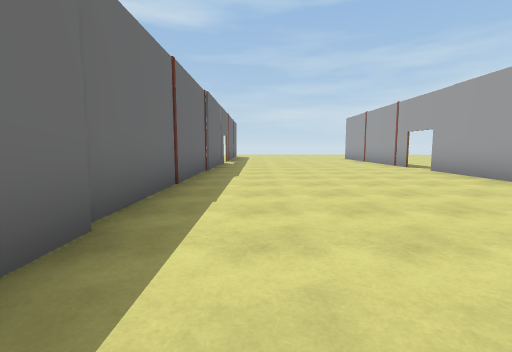
view 1 (above)

24 first-person views from a walk through a 3-D level made in the Unity game engine. The camera is 1.3 m above the floor, tilts 6° down and sees 85° across. Doors are open. The floor is counted in squares, 2 m on a side. Each view is taken from the middle of a square. On the plan, view 1 faces up. The plan holds only what a view shows up to about 9 squares ahead; the rest is blank. The place goes on beyond the plan. Some surface patterns are stand-ins.

view 2
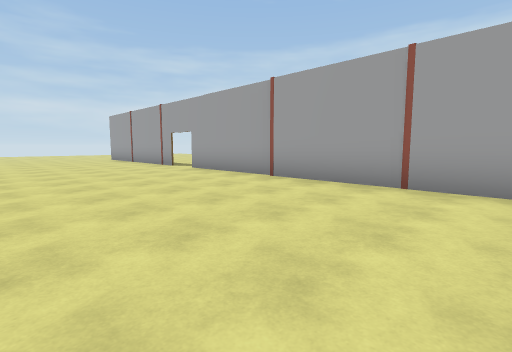

view 3
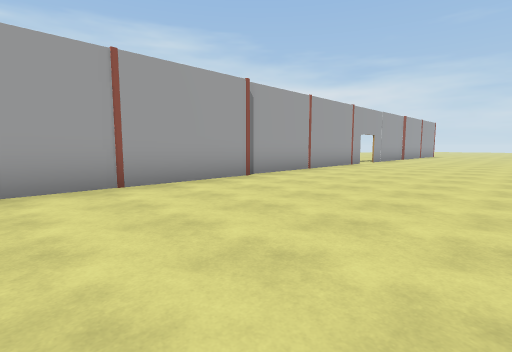

view 4
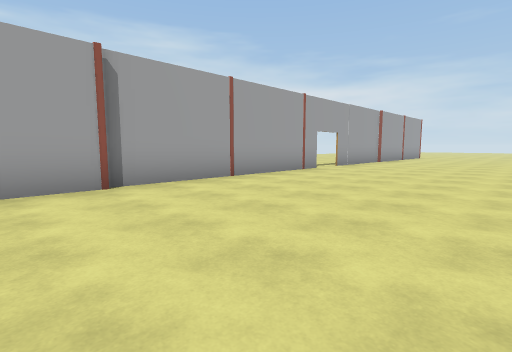

view 5
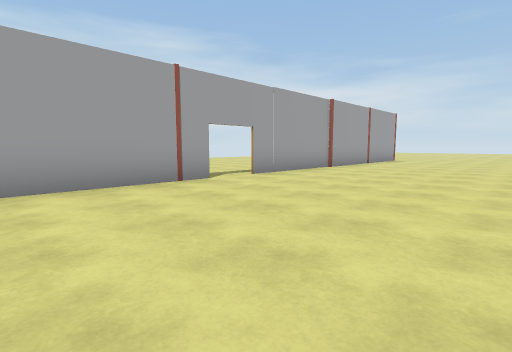

view 6
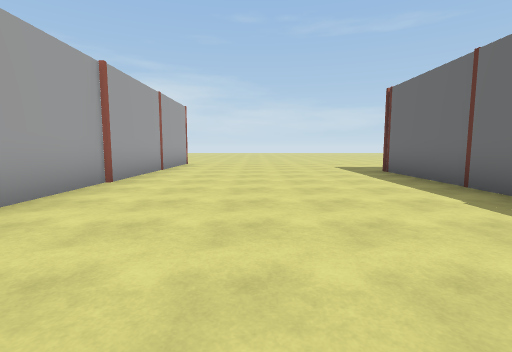

view 7
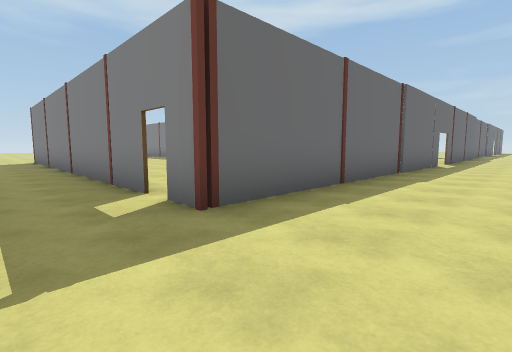

view 8
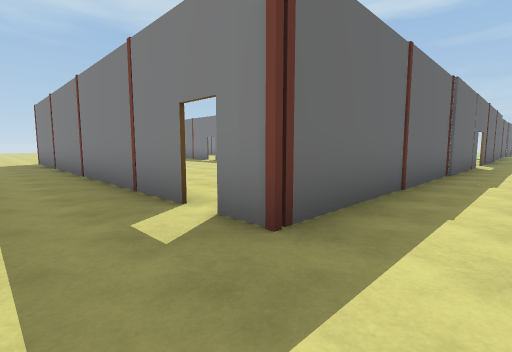

view 9
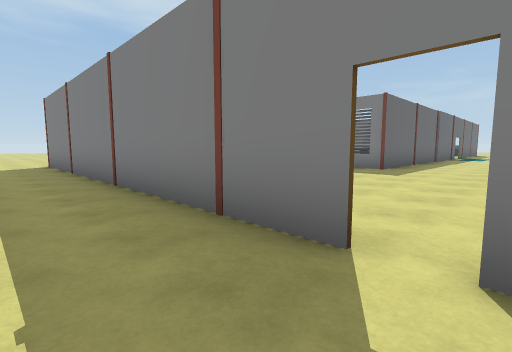

view 10
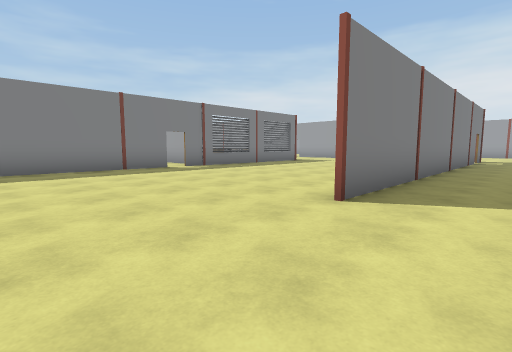

view 11
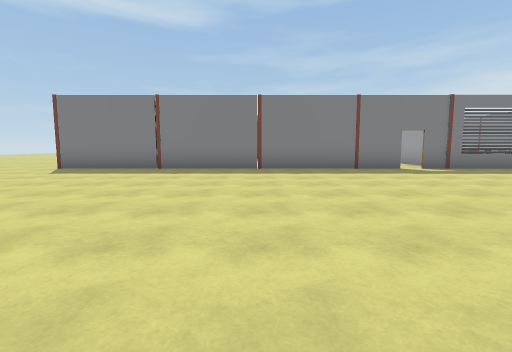

view 12
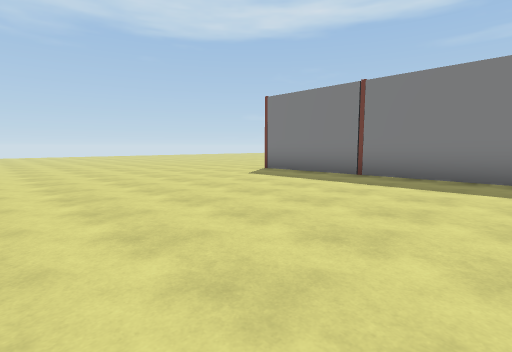

view 13
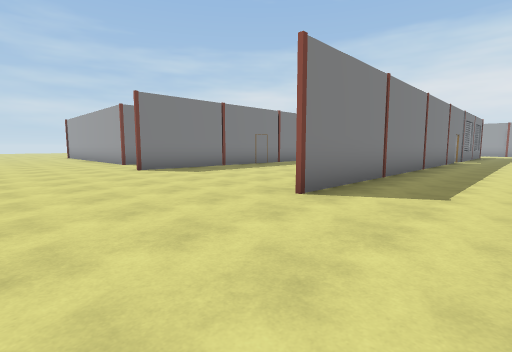

view 14
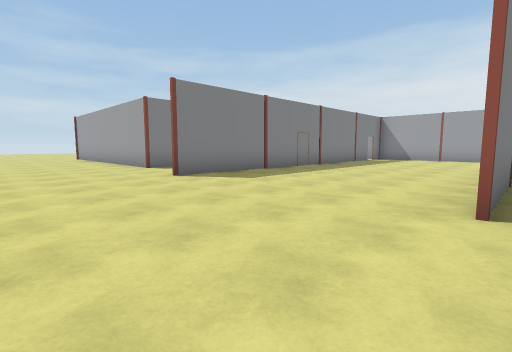

view 15
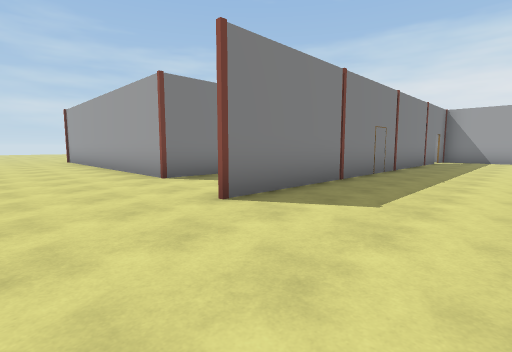

view 16
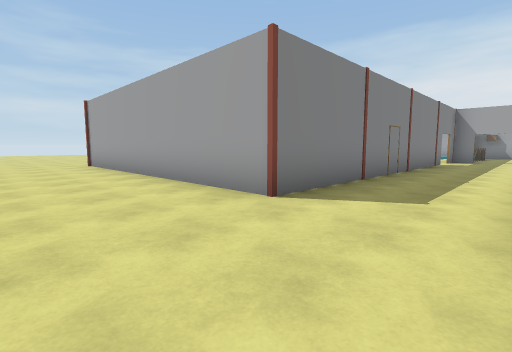

view 17
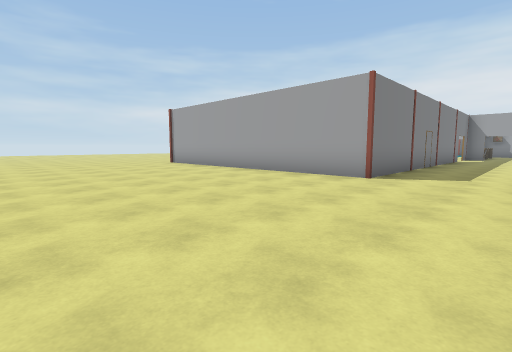

view 18
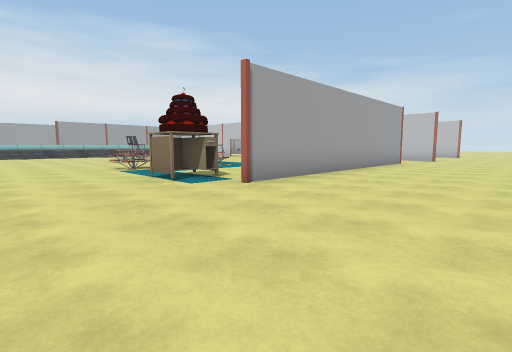

view 19
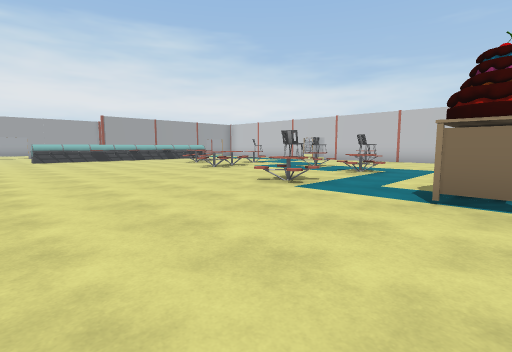

view 20
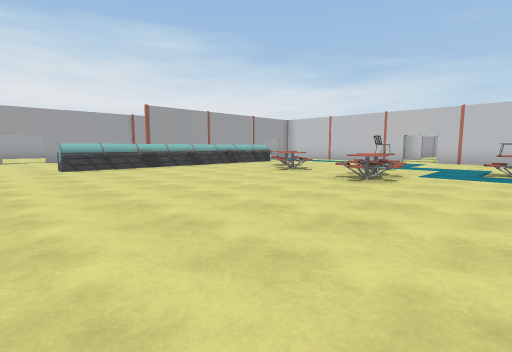

view 21
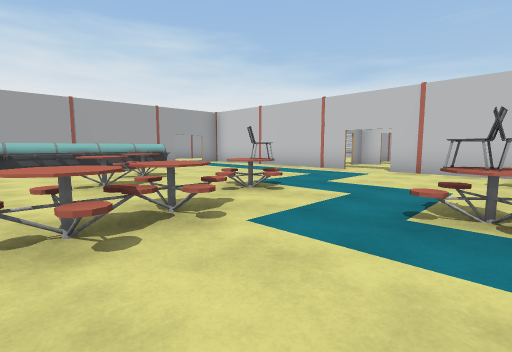

view 22
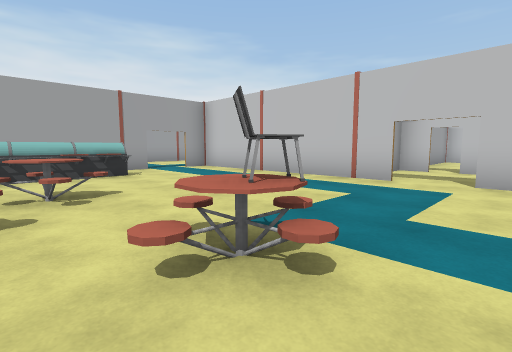

view 23
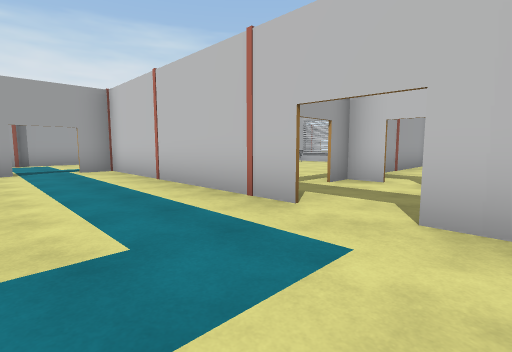

view 24
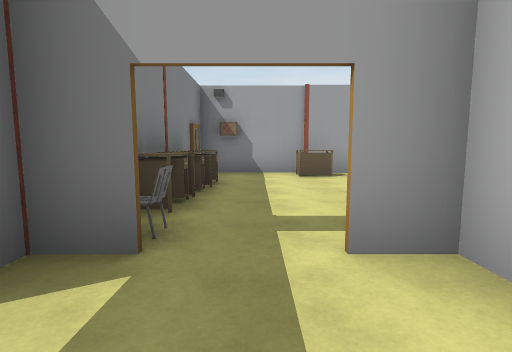

### Floor plan
Points are (right, up) in squares from view 1. A wall is a line through its corners. A room is listed if a view was taken in it or the views show most of it. See-through windows are left out.
Room 1 (views 1, 2, 3, 4, 5, 6, 7, 8, 9)
walls: (-1.4, -5.2) (-1.4, -14.4) (-2.2, -14.4); (4.8, -7.5) (4.8, 7.6); (-2.8, -14.4) (-13, -14.4); (-1.4, 9) (-1.4, 1.2); (4.8, -16.1) (4.8, -8.6)
ways out: opening at (-12.5, -15.5) to room 2; opening at (-1, -4.5) to room 2; gap at (-3, -14) to room 2; opening at (5, -8); opening at (5, 8)
Room 2 (views 10, 11, 12, 13, 14, 15, 16, 17, 18, 19, 20, 21, 22, 23, 24)
walls: (-14.8, 0.4) (-12.2, 0.4); (-13.9, -2.3) (-21.9, -2.3); (-13.6, 0.4) (-21.3, 0.4) (-21.3, 8.6); (-12.1, -2.2) (-11.6, -2.2); (-11.1, -2.2) (-10.4, -2.2); (-11.1, 0.4) (-10.5, 0.4); (-11.6, -7.7) (-21.9, -7.7); (-10.4, -7.9) (-10.4, -4.2); (-6.6, 0.4) (-5, 0.4) (-6.6, 0.4); (-8.4, -7.7) (-11.1, -7.7); (-5, -3.4) (-5, 1.2); (-5, 2.4) (-5, 7.6); (-5.1, -6.2) (-5.1, -7.7) (-6, -7.7); (-1.5, 1.8) (-1.5, 2.2)
ways out: opening at (-12.5, -15.5) to room 1; opening at (-1, -4.5) to room 1; gap at (-3, -14) to room 1; open door at (-22.5, -2); open door at (-22.5, 0); open door at (-11.5, -2); open door at (-11.5, 0); open door at (-10, -1); open door at (-5, 2); gap at (-11.5, -8)
objects: other object (-20, 8) to (-19, 9); other object (-17, 6); other object (-17, 9); chair (-15, 5); table (-13, 7) to (-12, 8); chair (-12, 5); table (-12, 6); chair (-10, 0); table (-10, 6) to (-10, 7); table (-9, 0); table (-9, 5) to (-9, 6); table (-8, 0); table (-7, 0); table (-6, -2); other object (-6, 4); other object (-6, 5); other object (-6, 6); other object (-6, 7); other object (-6, 8); other object (-6, 9); other object (-6, 10); other object (-6, 11)

Positions as (right, up) in squares from view 1, and headings:
1: (0, 0), facing up
2: (0, 0), facing up-right
3: (0, 3), facing down-right
4: (0, 0), facing down-right
5: (0, -4), facing down-right
6: (2, -7), facing down
7: (1, -16), facing up-left
8: (0, -16), facing up-left
9: (-2, -16), facing up-left
10: (-16, -16), facing up-right
11: (-16, -16), facing up
12: (-16, -14), facing up-left
13: (-25, -10), facing up-right
14: (-25, -8), facing up-right
15: (-24, -5), facing up-right
16: (-24, -2), facing up-right
17: (-27, -2), facing up-right
18: (-25, 12), facing down-right
19: (-20, 13), facing down-right
20: (-15, 13), facing down-right
21: (-15, 8), facing down-right
22: (-13, 6), facing down-right
23: (-13, 3), facing down-right
24: (-12, -1), facing right
